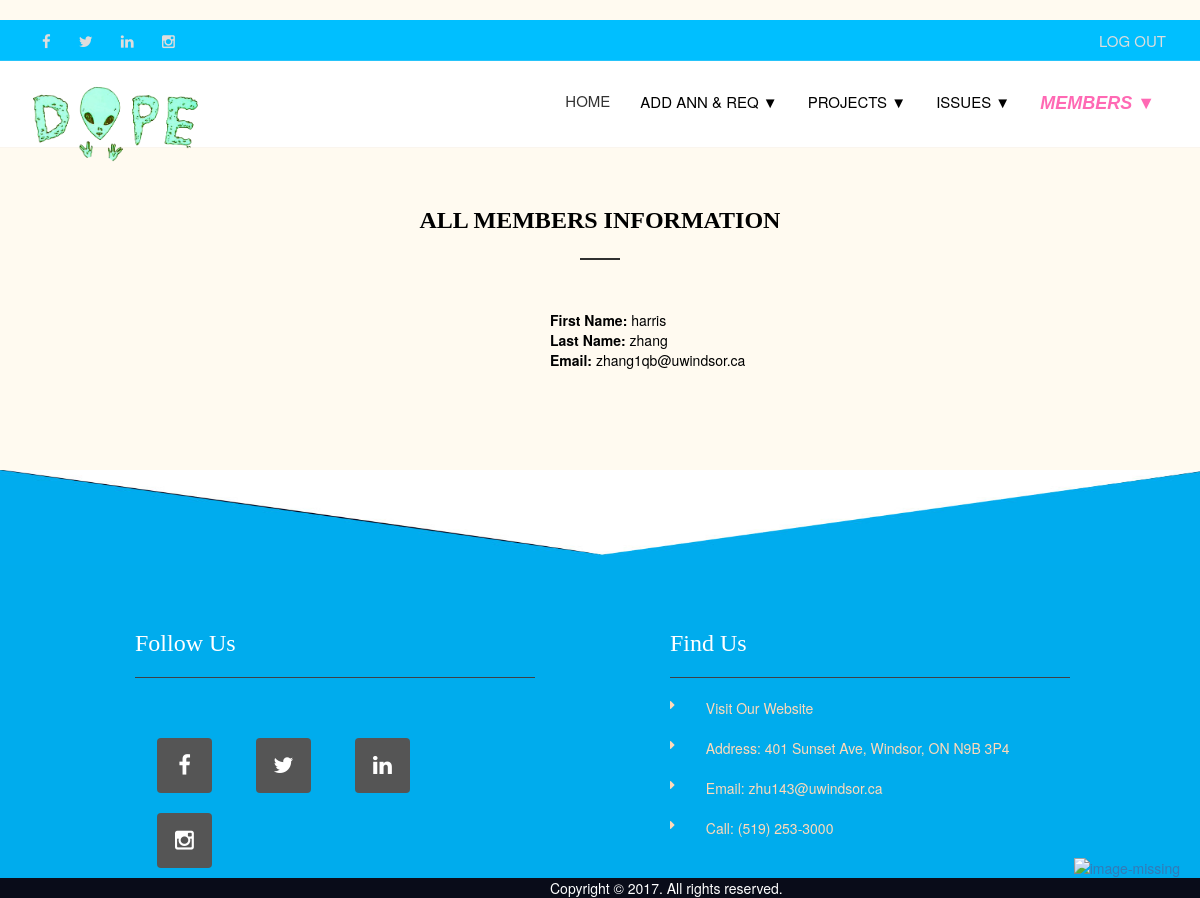
Page /myapp/profiles/ (signed in) on the earlier database version.
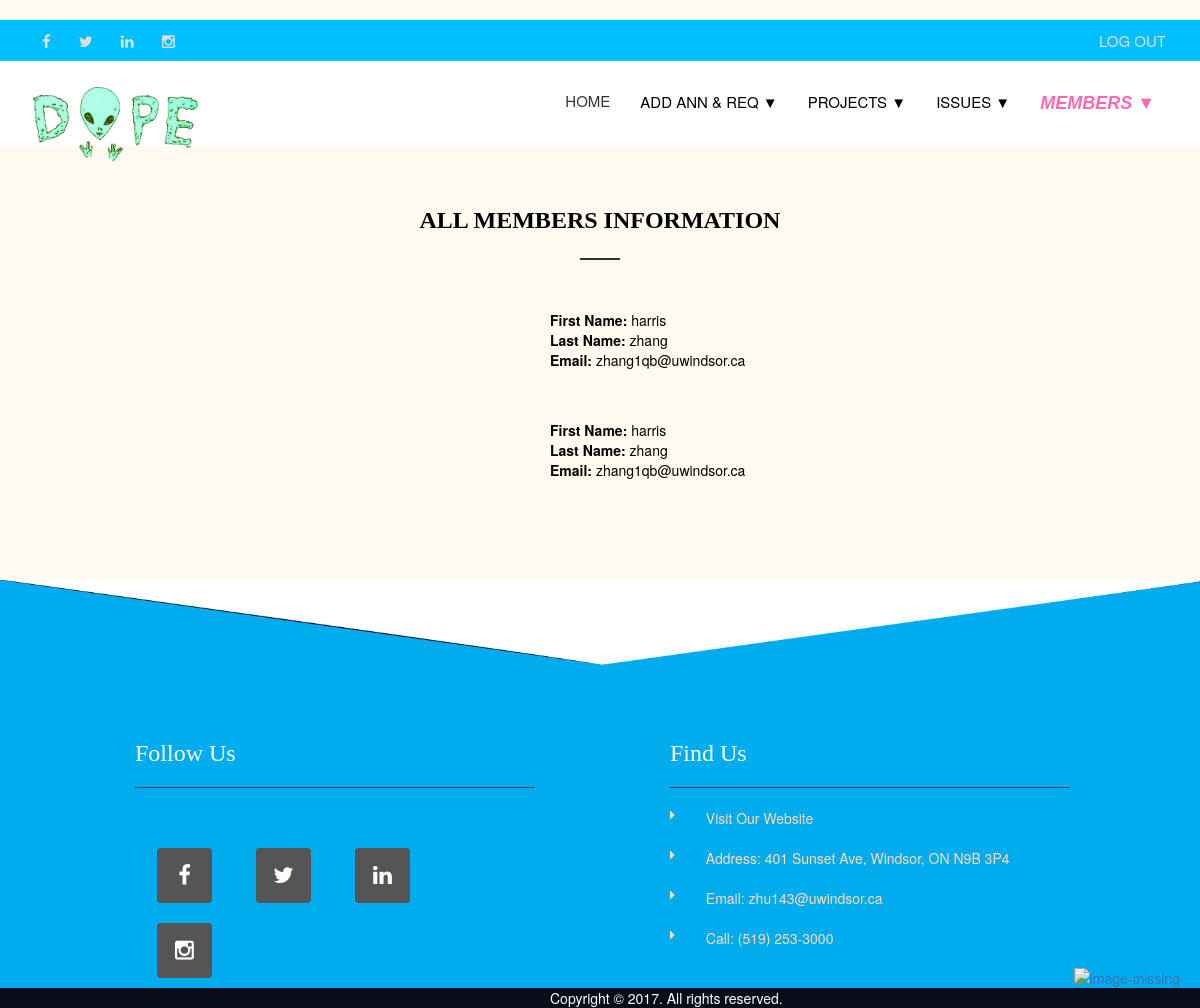
Same page on the later database version.
### myapp/models.py (models this page shows, shortened)
class Member(models.Model):
    project_no = models.IntegerField()
    first_name = models.CharField(max_length=20)
    last_name = models.CharField(max_length=20)
    email = models.CharField(max_length=50,null=True,blank=True)

### myapp/views.py (the view)
def Profiles(request):
    try:
        if request.user.username == 'mica':
            Profiles = Member.objects.all()[:10]
        else:
            P_no = Member.objects.filter(email=request.user.email).values_list('project_no')
            Profiles = Member.objects.filter(project_no=P_no)
    except Member.DoesNotExist:
        Profiles = None
    return render(request, 'management/profiles.html',{'Profiles': Profiles})

### myapp/templates/management/profiles.html (shortened to what this page needs)
﻿{% extends 'management/base1.html' %}
{% block body_block %}
    <head>
    </head>
    <section class="contact_page">
        <div class="container">
            <div class="row">
                <div class="col-sm-6 col-sm-offset-3 m-t-50">
                    <h1 class="underline heading"><b>ALL MEMBERS INFORMATION</b></h1>
                </div>
            </div>
        </div>
    </section>
    <div class="container">
        <div class="container1">
            <ul>
            {% if Profiles %}
                {% for members in Profiles %}
                    <div class="container2">
                        <div style=" width: 400px; margin-left: 300px;">
                            <li><b>First Name: </b>{{ members.first_name }}  </li>
                            <li><b>Last Name: </b>{{ members.last_name }}</li>
                            <li><b>Email: </b>{{ members.email }}</li>
                        </div>
                    </div>
                {% endfor %}
            {% else %}
                <br><div style="font-size: larger;text-align: center; margin-bottom: 20px">You do not have any members yet!</div>
            {% endif %}
            </ul>
        </div>
    </div>
    </div>
{% endblock %}

Differences in the rows shown:
added Member: first_name "harris", last_name "zhang", email "zhang1qb@uwindsor.ca"
